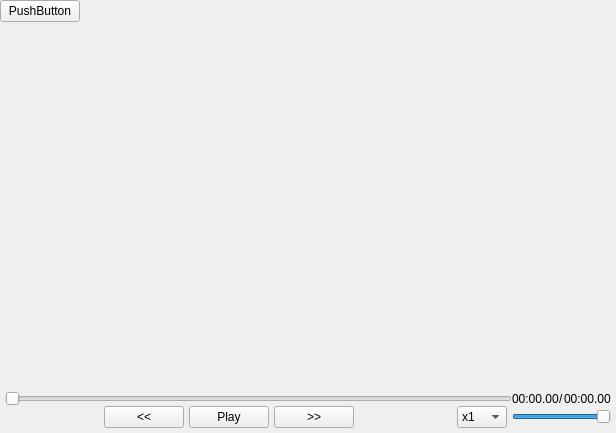
<?xml version="1.0" encoding="UTF-8"?>
<ui version="4.0">
 <class>Widget</class>
 <widget class="QWidget" name="Widget">
  <property name="geometry">
   <rect>
    <x>0</x>
    <y>0</y>
    <width>616</width>
    <height>433</height>
   </rect>
  </property>
  <property name="windowTitle">
   <string>Widget</string>
  </property>
  <layout class="QVBoxLayout" name="verticalLayout_2" stretch="0,1,0">
   <property name="spacing">
    <number>0</number>
   </property>
   <property name="leftMargin">
    <number>0</number>
   </property>
   <property name="topMargin">
    <number>0</number>
   </property>
   <property name="rightMargin">
    <number>0</number>
   </property>
   <property name="bottomMargin">
    <number>0</number>
   </property>
   <item>
    <layout class="QHBoxLayout" name="horizontalLayout_3">
     <item>
      <widget class="QPushButton" name="pushButton">
       <property name="text">
        <string>PushButton</string>
       </property>
      </widget>
     </item>
     <item>
      <spacer name="horizontalSpacer">
       <property name="orientation">
        <enum>Qt::Horizontal</enum>
       </property>
       <property name="sizeHint" stdset="0">
        <size>
         <width>40</width>
         <height>20</height>
        </size>
       </property>
      </spacer>
     </item>
    </layout>
   </item>
   <item>
    <widget class="QWidget" name="wVideo" native="true"/>
   </item>
   <item>
    <widget class="QWidget" name="widget" native="true">
     <layout class="QVBoxLayout" name="verticalLayout">
      <property name="spacing">
       <number>0</number>
      </property>
      <property name="leftMargin">
       <number>5</number>
      </property>
      <property name="topMargin">
       <number>5</number>
      </property>
      <property name="rightMargin">
       <number>5</number>
      </property>
      <property name="bottomMargin">
       <number>5</number>
      </property>
      <item>
       <layout class="QHBoxLayout" name="horizontalLayout_2" stretch="1,0,0,0">
        <property name="spacing">
         <number>0</number>
        </property>
        <item>
         <widget class="SeekSlider" name="sliderTime">
          <property name="orientation">
           <enum>Qt::Horizontal</enum>
          </property>
         </widget>
        </item>
        <item>
         <widget class="QLabel" name="lbCurrent">
          <property name="text">
           <string>00:00.00</string>
          </property>
         </widget>
        </item>
        <item>
         <widget class="QLabel" name="label_3">
          <property name="text">
           <string>/</string>
          </property>
         </widget>
        </item>
        <item>
         <widget class="QLabel" name="lbDuration">
          <property name="text">
           <string>00:00.00</string>
          </property>
         </widget>
        </item>
       </layout>
      </item>
      <item>
       <layout class="QHBoxLayout" name="horizontalLayout">
        <property name="spacing">
         <number>5</number>
        </property>
        <item>
         <spacer name="horizontalSpacer_2">
          <property name="orientation">
           <enum>Qt::Horizontal</enum>
          </property>
          <property name="sizeHint" stdset="0">
           <size>
            <width>40</width>
            <height>20</height>
           </size>
          </property>
         </spacer>
        </item>
        <item>
         <widget class="QPushButton" name="pushButton_3">
          <property name="text">
           <string>&lt;&lt;</string>
          </property>
         </widget>
        </item>
        <item>
         <widget class="QPushButton" name="pbPlay">
          <property name="text">
           <string>Play</string>
          </property>
         </widget>
        </item>
        <item>
         <widget class="QPushButton" name="pushButton_4">
          <property name="text">
           <string>&gt;&gt;</string>
          </property>
         </widget>
        </item>
        <item>
         <spacer name="horizontalSpacer_3">
          <property name="orientation">
           <enum>Qt::Horizontal</enum>
          </property>
          <property name="sizeHint" stdset="0">
           <size>
            <width>40</width>
            <height>20</height>
           </size>
          </property>
         </spacer>
        </item>
        <item>
         <widget class="QComboBox" name="cbSpeedVideo">
          <property name="minimumSize">
           <size>
            <width>50</width>
            <height>0</height>
           </size>
          </property>
          <property name="maximumSize">
           <size>
            <width>50</width>
            <height>16777215</height>
           </size>
          </property>
          <property name="currentIndex">
           <number>1</number>
          </property>
          <item>
           <property name="text">
            <string>x0.5</string>
           </property>
          </item>
          <item>
           <property name="text">
            <string>x1</string>
           </property>
          </item>
          <item>
           <property name="text">
            <string>x1.5</string>
           </property>
          </item>
          <item>
           <property name="text">
            <string>x2</string>
           </property>
          </item>
          <item>
           <property name="text">
            <string>x2.5</string>
           </property>
          </item>
          <item>
           <property name="text">
            <string>x3</string>
           </property>
          </item>
          <item>
           <property name="text">
            <string>x3.5</string>
           </property>
          </item>
          <item>
           <property name="text">
            <string>x4</string>
           </property>
          </item>
         </widget>
        </item>
        <item>
         <widget class="QSlider" name="audioVolume">
          <property name="maximumSize">
           <size>
            <width>100</width>
            <height>16777215</height>
           </size>
          </property>
          <property name="maximum">
           <number>100</number>
          </property>
          <property name="value">
           <number>100</number>
          </property>
          <property name="orientation">
           <enum>Qt::Horizontal</enum>
          </property>
         </widget>
        </item>
       </layout>
      </item>
     </layout>
    </widget>
   </item>
  </layout>
 </widget>
 <customwidgets>
  <customwidget>
   <class>SeekSlider</class>
   <extends>QSlider</extends>
   <header location="global">seekslider.h</header>
  </customwidget>
 </customwidgets>
 <resources/>
 <connections/>
</ui>
